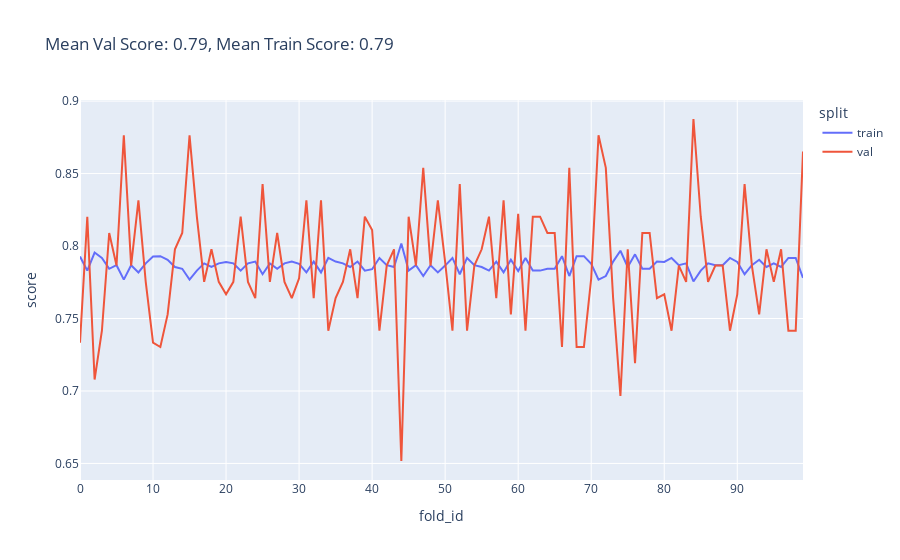
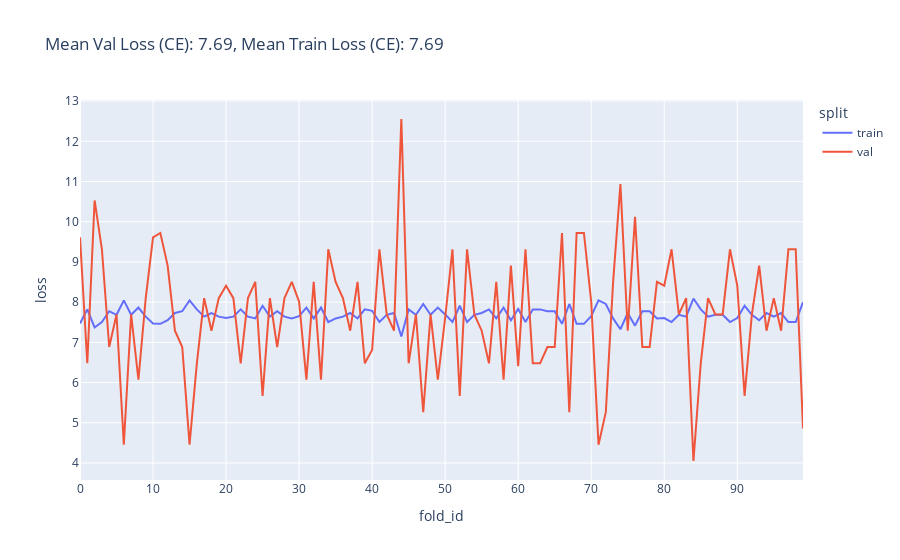
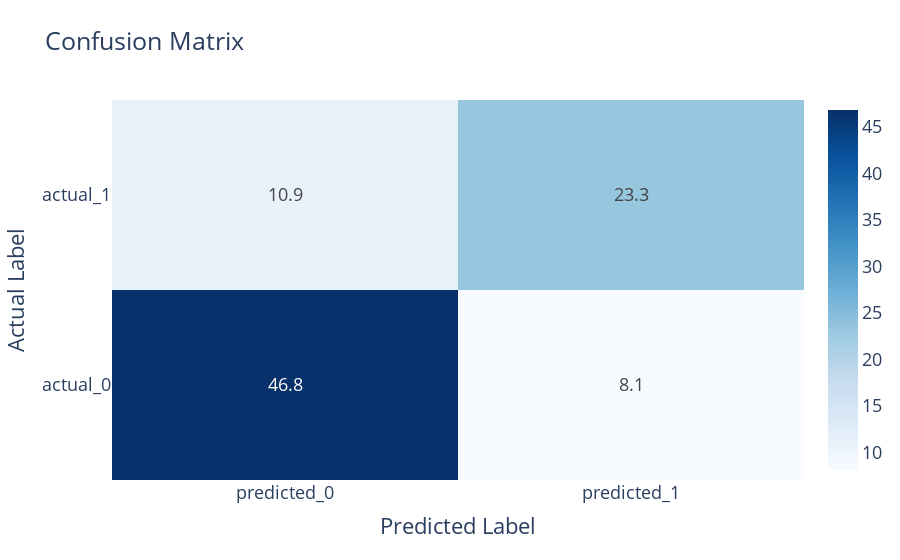

The notebook cell saved with these charts, in order:
### Code cell
val_score, val_loss, train_score, train_loss = get_cv_score_and_loss(X_selected_features, t, bag_fold_model, k=10, show_score_loss_graphs=True, show_cm=True)

### Figure 1 — Plotly figure (JSON) as saved in the notebook; plotly's stock layout.template omitted (floating-point values rounded to 4 significant figures)
{"data": [{"hovertemplate": "split=train<br>fold_id=%{x}<br>score=%{y}<extra></extra>", "legendgroup": "train", "line": {"color": "#636efa", "dash": "solid"}, "marker": {"symbol": "circle"}, "mode": "lines", "name": "train", "orientation": "v", "showlegend": true, "type": "scatter", "x": [0, 1, 2, 3, 4, 5, 6, 7, 8, 9, 10, 11, 12, 13, 14, 15, 16, 17, 18, 19, 20, 21, 22, 23, 24, 25, 26, 27, 28, 29, 30, 31, 32, 33, 34, 35, 36, 37, 38, 39, 40, 41, 42, 43, 44, 45, 46, 47, 48, 49, 50, 51, 52, 53, 54, 55, 56, 57, 58, 59, 60, 61, 62, 63, 64, 65, 66, 67, 68, 69, 70, 71, 72, 73, 74, 75, 76, 77, 78, 79, 80, 81, 82, 83, 84, 85, 86, 87, 88, 89, 90, 91, 92, 93, 94, 95, 96, 97, 98, 99], "xaxis": "x", "y": [0.7928, 0.783, 0.7955, 0.7918, 0.7843, 0.7868, 0.7768, 0.7868, 0.7818, 0.788, 0.7928, 0.793, 0.7905, 0.7855, 0.7843, 0.7768, 0.783, 0.788, 0.7855, 0.788, 0.789, 0.788, 0.783, 0.788, 0.7893, 0.7805, 0.788, 0.7843, 0.788, 0.7893, 0.7878, 0.7818, 0.7893, 0.7818, 0.7918, 0.7893, 0.788, 0.7855, 0.7893, 0.783, 0.784, 0.7918, 0.7868, 0.7855, 0.8017, 0.783, 0.7868, 0.7793, 0.7868, 0.7818, 0.7865, 0.7918, 0.7805, 0.7918, 0.7868, 0.7855, 0.783, 0.7893, 0.7818, 0.7905, 0.7828, 0.7918, 0.783, 0.783, 0.7843, 0.7843, 0.793, 0.7793, 0.793, 0.793, 0.7878, 0.7768, 0.7793, 0.7893, 0.7968, 0.7855, 0.7943, 0.7843, 0.7843, 0.7893, 0.789, 0.7918, 0.7868, 0.788, 0.7756, 0.783, 0.788, 0.7868, 0.7868, 0.7918, 0.789, 0.7805, 0.7868, 0.7905, 0.7855, 0.788, 0.7855, 0.7918, 0.7918, 0.7781], "yaxis": "y"}, {"hovertemplate": "split=val<br>fold_id=%{x}<br>score=%{y}<extra></extra>", "legendgroup": "val", "line": {"color": "#EF553B", "dash": "solid"}, "marker": {"symbol": "circle"}, "mode": "lines", "name": "val", "orientation": "v", "showlegend": true, "type": "scatter", "x": [0, 1, 2, 3, 4, 5, 6, 7, 8, 9, 10, 11, 12, 13, 14, 15, 16, 17, 18, 19, 20, 21, 22, 23, 24, 25, 26, 27, 28, 29, 30, 31, 32, 33, 34, 35, 36, 37, 38, 39, 40, 41, 42, 43, 44, 45, 46, 47, 48, 49, 50, 51, 52, 53, 54, 55, 56, 57, 58, 59, 60, 61, 62, 63, 64, 65, 66, 67, 68, 69, 70, 71, 72, 73, 74, 75, 76, 77, 78, 79, 80, 81, 82, 83, 84, 85, 86, 87, 88, 89, 90, 91, 92, 93, 94, 95, 96, 97, 98, 99], "xaxis": "x", "y": [0.7333, 0.8202, 0.7079, 0.7416, 0.809, 0.7865, 0.8764, 0.7865, 0.8315, 0.7753, 0.7333, 0.7303, 0.7528, 0.7978, 0.809, 0.8764, 0.8202, 0.7753, 0.7978, 0.7753, 0.7667, 0.7753, 0.8202, 0.7753, 0.764, 0.8427, 0.7753, 0.809, 0.7753, 0.764, 0.7778, 0.8315, 0.764, 0.8315, 0.7416, 0.764, 0.7753, 0.7978, 0.764, 0.8202, 0.8111, 0.7416, 0.7865, 0.7978, 0.6517, 0.8202, 0.7865, 0.8539, 0.7865, 0.8315, 0.7889, 0.7416, 0.8427, 0.7416, 0.7865, 0.7978, 0.8202, 0.764, 0.8315, 0.7528, 0.8222, 0.7416, 0.8202, 0.8202, 0.809, 0.809, 0.7303, 0.8539, 0.7303, 0.7303, 0.7778, 0.8764, 0.8539, 0.764, 0.6966, 0.7978, 0.7191, 0.809, 0.809, 0.764, 0.7667, 0.7416, 0.7865, 0.7753, 0.8876, 0.8202, 0.7753, 0.7865, 0.7865, 0.7416, 0.7667, 0.8427, 0.7865, 0.7528, 0.7978, 0.7753, 0.7978, 0.7416, 0.7416, 0.8652], "yaxis": "y"}], "layout": {"legend": {"title": {"text": "split"}, "tracegroupgap": 0}, "title": {"text": "Mean Val Score: 0.79, Mean Train Score: 0.79"}, "xaxis": {"anchor": "y", "domain": [0, 1], "title": {"text": "fold_id"}}, "yaxis": {"anchor": "x", "domain": [0, 1], "title": {"text": "score"}}}}

### Figure 2 — Plotly figure (JSON) as saved in the notebook; plotly's stock layout.template omitted (floating-point values rounded to 4 significant figures)
{"data": [{"hovertemplate": "split=train<br>fold_id=%{x}<br>loss=%{y}<extra></extra>", "legendgroup": "train", "line": {"color": "#636efa", "dash": "solid"}, "marker": {"symbol": "circle"}, "mode": "lines", "name": "train", "orientation": "v", "showlegend": true, "type": "scatter", "x": [0, 1, 2, 3, 4, 5, 6, 7, 8, 9, 10, 11, 12, 13, 14, 15, 16, 17, 18, 19, 20, 21, 22, 23, 24, 25, 26, 27, 28, 29, 30, 31, 32, 33, 34, 35, 36, 37, 38, 39, 40, 41, 42, 43, 44, 45, 46, 47, 48, 49, 50, 51, 52, 53, 54, 55, 56, 57, 58, 59, 60, 61, 62, 63, 64, 65, 66, 67, 68, 69, 70, 71, 72, 73, 74, 75, 76, 77, 78, 79, 80, 81, 82, 83, 84, 85, 86, 87, 88, 89, 90, 91, 92, 93, 94, 95, 96, 97, 98, 99], "xaxis": "x", "y": [7.47, 7.82, 7.371, 7.505, 7.775, 7.685, 8.045, 7.685, 7.865, 7.64, 7.47, 7.46, 7.55, 7.73, 7.775, 8.045, 7.82, 7.64, 7.73, 7.64, 7.605, 7.64, 7.82, 7.64, 7.595, 7.91, 7.64, 7.775, 7.64, 7.595, 7.65, 7.865, 7.595, 7.865, 7.505, 7.595, 7.64, 7.73, 7.595, 7.82, 7.785, 7.505, 7.685, 7.73, 7.146, 7.82, 7.685, 7.955, 7.685, 7.865, 7.695, 7.505, 7.91, 7.505, 7.685, 7.73, 7.82, 7.595, 7.865, 7.55, 7.83, 7.505, 7.82, 7.82, 7.775, 7.775, 7.46, 7.955, 7.46, 7.46, 7.65, 8.045, 7.955, 7.595, 7.326, 7.73, 7.415, 7.775, 7.775, 7.595, 7.605, 7.505, 7.685, 7.64, 8.09, 7.82, 7.64, 7.685, 7.685, 7.505, 7.605, 7.91, 7.685, 7.55, 7.73, 7.64, 7.73, 7.505, 7.505, 8.0], "yaxis": "y"}, {"hovertemplate": "split=val<br>fold_id=%{x}<br>loss=%{y}<extra></extra>", "legendgroup": "val", "line": {"color": "#EF553B", "dash": "solid"}, "marker": {"symbol": "circle"}, "mode": "lines", "name": "val", "orientation": "v", "showlegend": true, "type": "scatter", "x": [0, 1, 2, 3, 4, 5, 6, 7, 8, 9, 10, 11, 12, 13, 14, 15, 16, 17, 18, 19, 20, 21, 22, 23, 24, 25, 26, 27, 28, 29, 30, 31, 32, 33, 34, 35, 36, 37, 38, 39, 40, 41, 42, 43, 44, 45, 46, 47, 48, 49, 50, 51, 52, 53, 54, 55, 56, 57, 58, 59, 60, 61, 62, 63, 64, 65, 66, 67, 68, 69, 70, 71, 72, 73, 74, 75, 76, 77, 78, 79, 80, 81, 82, 83, 84, 85, 86, 87, 88, 89, 90, 91, 92, 93, 94, 95, 96, 97, 98, 99], "xaxis": "x", "y": [9.612, 6.48, 10.53, 9.315, 6.885, 7.695, 4.455, 7.695, 6.075, 8.1, 9.612, 9.72, 8.91, 7.29, 6.885, 4.455, 6.48, 8.1, 7.29, 8.1, 8.41, 8.1, 6.48, 8.1, 8.505, 5.67, 8.1, 6.885, 8.1, 8.505, 8.01, 6.075, 8.505, 6.075, 9.315, 8.505, 8.1, 7.29, 8.505, 6.48, 6.808, 9.315, 7.695, 7.29, 12.55, 6.48, 7.695, 5.265, 7.695, 6.075, 7.609, 9.315, 5.67, 9.315, 7.695, 7.29, 6.48, 8.505, 6.075, 8.91, 6.408, 9.315, 6.48, 6.48, 6.885, 6.885, 9.72, 5.265, 9.72, 9.72, 8.01, 4.455, 5.265, 8.505, 10.93, 7.29, 10.12, 6.885, 6.885, 8.505, 8.41, 9.315, 7.695, 8.1, 4.05, 6.48, 8.1, 7.695, 7.695, 9.315, 8.41, 5.67, 7.695, 8.91, 7.29, 8.1, 7.29, 9.315, 9.315, 4.86], "yaxis": "y"}], "layout": {"legend": {"title": {"text": "split"}, "tracegroupgap": 0}, "title": {"text": "Mean Val Loss (CE): 7.69, Mean Train Loss (CE): 7.69"}, "xaxis": {"anchor": "y", "domain": [0, 1], "title": {"text": "fold_id"}}, "yaxis": {"anchor": "x", "domain": [0, 1], "title": {"text": "loss"}}}}

### Figure 3 — Plotly figure (JSON) as saved in the notebook; plotly's stock layout.template omitted (floating-point values rounded to 4 significant figures)
{"data": [{"colorscale": [[0, "rgb(247,251,255)"], [0.125, "rgb(222,235,247)"], [0.25, "rgb(198,219,239)"], [0.375, "rgb(158,202,225)"], [0.5, "rgb(107,174,214)"], [0.625, "rgb(66,146,198)"], [0.75, "rgb(33,113,181)"], [0.875, "rgb(8,81,156)"], [1, "rgb(8,48,107)"]], "hoverinfo": "text", "text": [[46.8, 8.1], [10.9, 23.3]], "texttemplate": "%{text}", "type": "heatmap", "x": ["predicted_0", "predicted_1"], "y": ["actual_0", "actual_1"], "z": [[46.8, 8.1], [10.9, 23.3]]}], "layout": {"font": {"size": 18}, "title": {"text": "Confusion Matrix"}, "xaxis": {"title": {"text": "Predicted Label"}}, "yaxis": {"title": {"text": "Actual Label"}}}}
